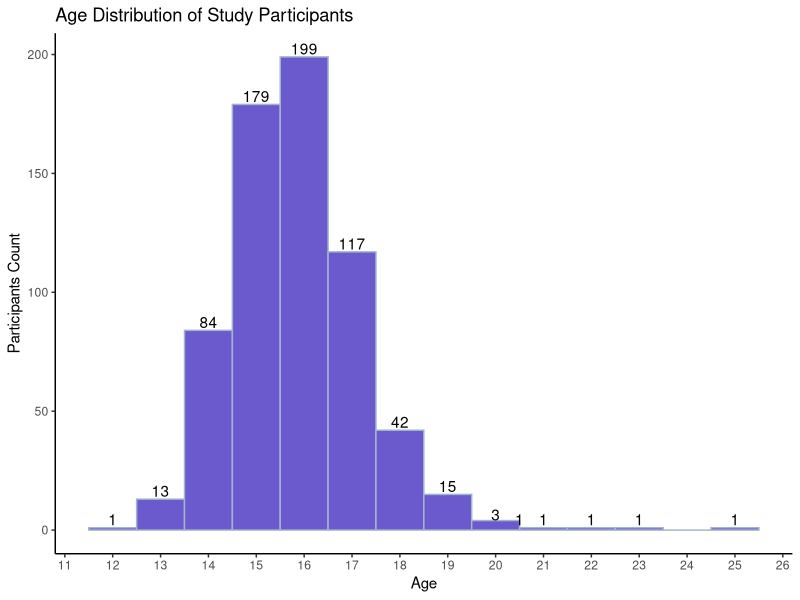
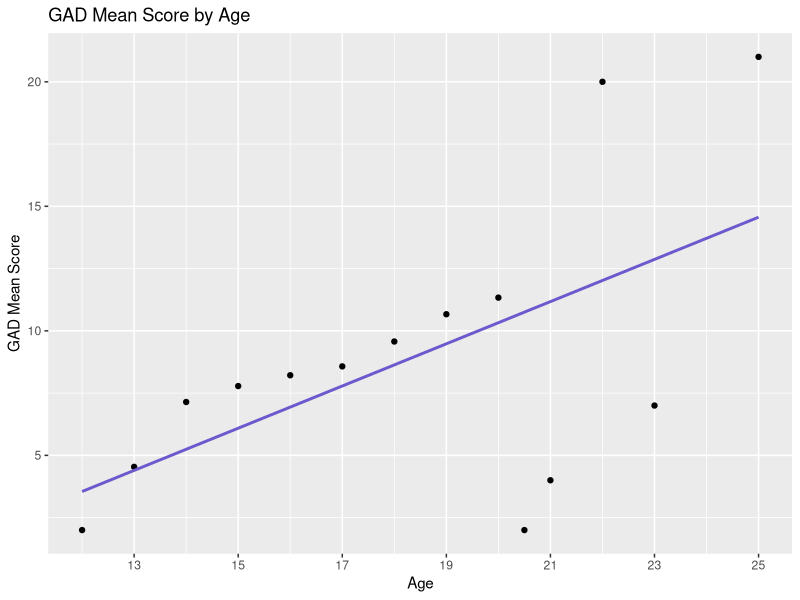
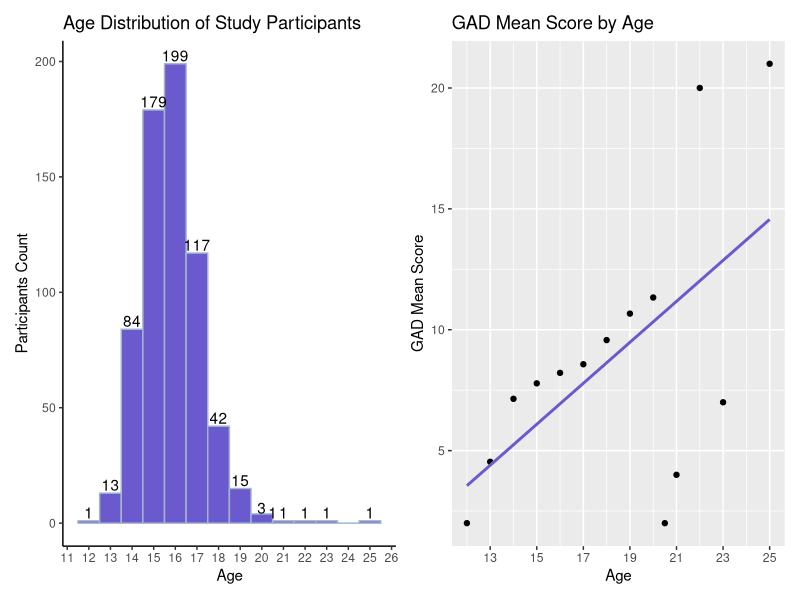
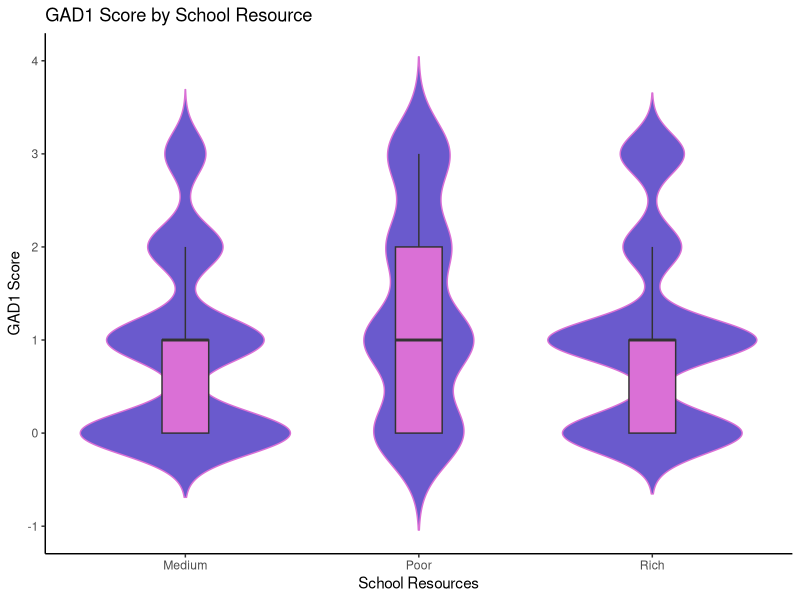
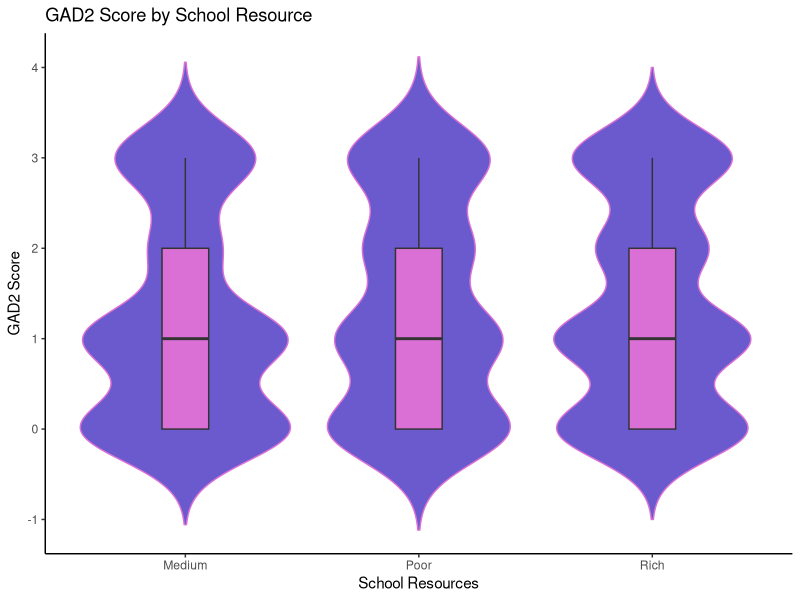
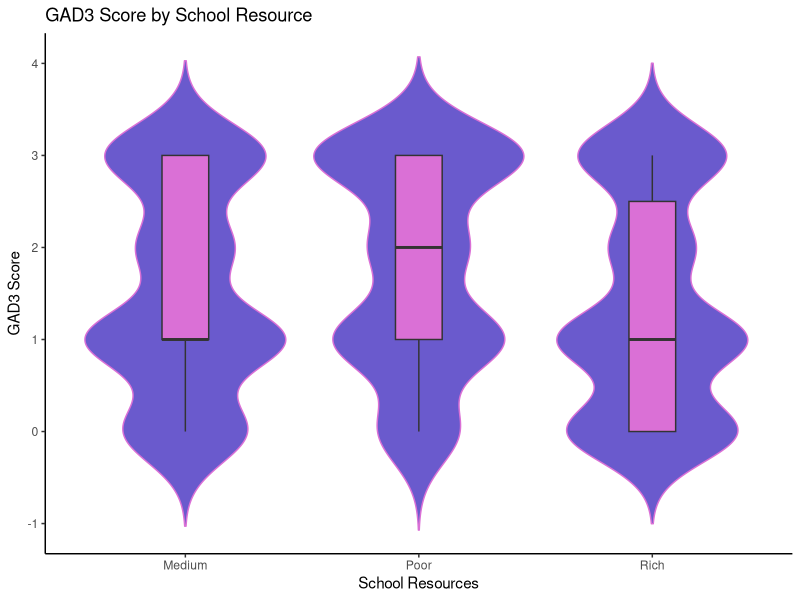
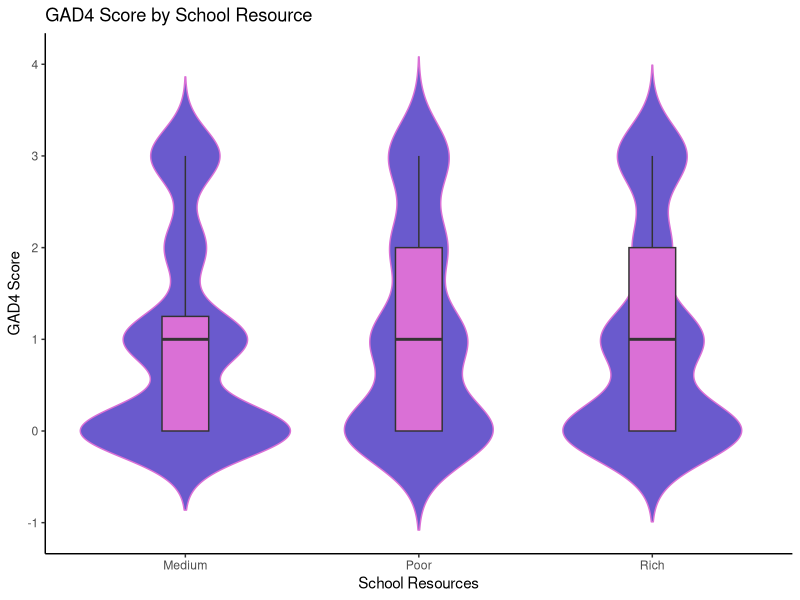
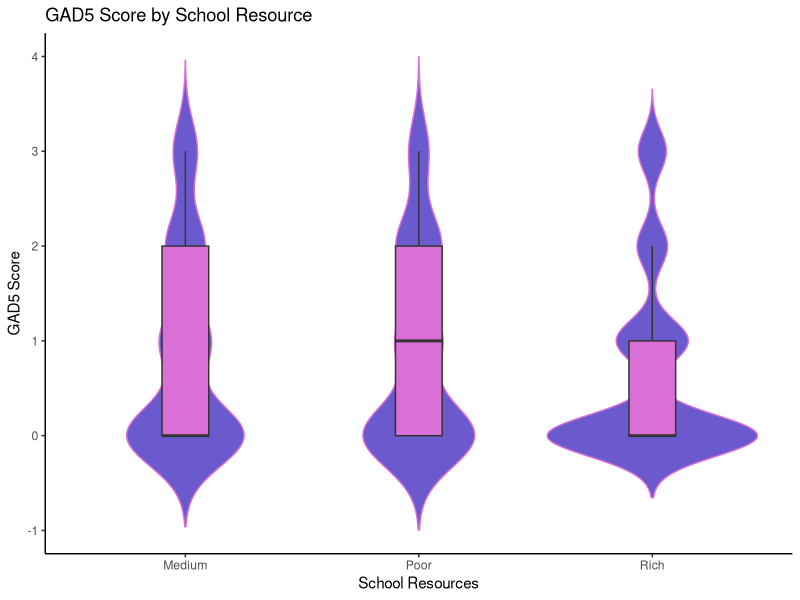

The R script that drew these images, in order:
## --- Exploratory Data Analysis ---##

## --- VARIABLES DEFINITION --- ##

# GAD - General Anxiety Disorder
      # Consists  of GAD1 - GAD7 ranging from 0-3
      # GAD-7 is the sum of GAD1:GAD7
      # Scores on the GAD-7 range from 0-21 with higher scores indicating more severe anxiety symptoms
  

# PHQ - The Patient Health Questionnaire-8 (PHQ-8)
      # A brief diagnostic measure for depression (Kroenke & Spitzer, 2002)
      # PHQ-8 is the sum of PHQ1:PHQ8
      # PHQ-8 scores range from 0-24 with higher scores indicating more severe depressive symptoms

# MSSS - Multidimensional Scale of Perceived Social Support
      # Assesses self-reported social support
      # MSSS-12 is the sum of MSSS1:MSSS12
      # has three subscales, which each address a different source of social support:
      # Family, friends, and a significant other


# EDA steps

# 1. Data Cleaning

# 2. Descriptive Statistics

# 3. Calculating overall GAD, PHQ and MSSS mean.

# 4. Calculating the GAD, PHQ and MSSS means within each demographic setting, i.e Age, Gender, Tribe etc.

# 5. Visualizing the data to help understand the research question
  

# Load required libraries
library(readr)      # reads the excel file
library(dplyr)      # data manipulation
library(ggplot2)    # Plots the data
library(scales)     # attaches percentages to plots
library(patchwork)  # combines plots

# Load and explore the required dataset

shamiri_data <- read.csv("shamiri_imputed_dataset.csv",
                         header = TRUE)                 # 658 observations of 33 variables

str(shamiri_data)     # View structure of the imputed dataset


# 1. Data Cleaning

which(is.na(shamiri_data))        # Missing data check

which(duplicated(shamiri_data))   # duplicates check

# check for outliers
# GAD and PHQ range = 0:3
# MSSS range = 0:12

# Create is.outlier function  to check values outside the required range
# This function checks whether the variables are within the expected ranges

is.outlier <- function(data, coef=1.5){
  
  # select the columns needed
  selected_cols1 <- c("GAD1", "GAD2", "GAD3", "GAD4", "GAD5", "GAD6", "GAD7",
                     "PHQ1", "PHQ2", "PHQ3", "PHQ4", "PHQ5", "PHQ6", "PHQ7", "PHQ8")
  selected_cols2 <-  c("MSSS1","MSSS2", "MSSS3", "MSSS4", "MSSS5", "MSSS6", "MSSS7", "MSSS8", "MSSS9", "MSSS10", "MSSS11", "MSSS12")
  
  # initialize the list to store the outliers
  outlier_list <- NULL
  
  
  for (i in selected_cols1){
    x <- data[[i]]

    outliers <- x < 0 | x > 3
    outlier_list[[i]]<- outliers
  }
  
  for (i in selected_cols2){
    x <- data[[i]]
    
    outliers <- x < 0 | x > 12
    outlier_list[[i]]<- outliers
  }
  
  return(outlier_list)
  
}

# Print the results

outlier_results <- is.outlier(shamiri_data)

selected_cols1 <- c("GAD1", "GAD2", "GAD3", "GAD4", "GAD5", "GAD6", "GAD7",
                   "PHQ1", "PHQ2", "PHQ3", "PHQ4", "PHQ5", "PHQ6", "PHQ7", "PHQ8")

selected_cols2 <-  c("MSSS1","MSSS2", "MSSS3", "MSSS4", "MSSS5", "MSSS6", "MSSS7", "MSSS8", "MSSS9", "MSSS10", "MSSS11", "MSSS12")


for (i in selected_cols1){
  cat("Outliers in", i, ":",
      which(outlier_results[[i]]), "\n")
}


for (i in selected_cols2){
  cat("Outliers in", i, ":",
      which(outlier_results[[i]]), "\n")
}


# PHQ3 rows to check - they showed outliers presence

filtered <- shamiri_data[shamiri_data$PHQ3 < 0 | shamiri_data$PHQ3 > 3, ]
filtered$PHQ3


# Add Age_group variable for grouping the Ages

shamiri_data$Age_group <- ifelse(shamiri_data$Age < 15, "Less than 15 years",
                         ifelse(shamiri_data$Age >= 15 & shamiri_data$Age <= 18, "15 - 18 years", "More than 18 years"))





# 2. Descriptive Statistics

# Summary statistics for Age
summary(shamiri_data$Age)


# Frequency stastics for demographic variables
table(shamiri_data$Gender)
table(shamiri_data$Tribe)
table(shamiri_data$Age_group)
table(shamiri_data$School)
table(shamiri_data$School_Resources)
table(as_tibble(data.frame(shamiri_data$School, shamiri_data$School_Resources)))

# 2. Overall GAD, PHQ and MSSS means

# overall GAD mean score

shamiri_data <- shamiri_data %>%
  mutate(cum_sum_gad = rowSums(select(., GAD1:GAD7)))

overall_gad_mean <- mean(shamiri_data$cum_sum_gad, na.rm = TRUE)
overall_gad_mean


# Overall PHQ mean score

shamiri_data <- shamiri_data %>%
  mutate(cum_sum_phq = rowSums(select(., PHQ1:PHQ8)))

overall_phq_mean <- mean(shamiri_data$cum_sum_phq, na.rm = TRUE)
overall_phq_mean


#Overall MSSS mean score

shamiri_data <- shamiri_data %>%
  mutate(cum_sum_msss=rowSums(select(., MSSS1:MSSS12)))

overall_msss_mean <- mean(shamiri_data$cum_sum_msss,na.rm = TRUE)
overall_msss_mean


# 3.Calculating the GAD, PHQ and MSSS means within each demographic setting

# (i) Age

# Age distribution of study participants
summary(shamiri_data$Age)

# Histogram representation of the Age 

age_plot <- ggplot(shamiri_data, aes(x = Age)) +
  geom_histogram(binwidth = 1, fill = "slateblue", color = "lightsteelblue3") +
  scale_x_continuous(breaks = seq(11,26, by = 1)) +
  labs(title = "Age Distribution of Study Participants", y = "Participants Count") +
  geom_text(stat= "count", aes(label = after_stat(count)),
            vjust = -0.2, color = "black") +
  theme_classic()

age_plot


# Age vs GAD

# Mean GAD score by Age
AgeMeanGAD <- shamiri_data %>%
  group_by(Age) %>%
  summarize(meanGAD = mean(cum_sum_gad), meanPHQ = mean(cum_sum_phq), meanMSSS = mean(cum_sum_msss))
AgeMeanGAD 

 
# Scatter Plot
ageVsGad_plot <- ggplot(AgeMeanGAD, aes(x = Age, y = meanGAD)) +
  geom_point(size = 1.5, color = "black") +
  scale_x_continuous(breaks = seq(11,26, by = 2)) +
  geom_smooth(method = "lm", se = FALSE, size = 1, color = "slateblue") +
  labs(x = "Age", y = "GAD Mean Score", title = "GAD Mean Score by Age")

ageVsGad_plot




combined_age_plots <- age_plot + ageVsGad_plot
combined_age_plots


# (ii) School Resources

# Violin Plots for GAD1 to GAD7

# GAD1
Schl_ResVsGAD_plot1 <- ggplot(shamiri_data, aes(x = School_Resources, y = GAD1)) +
  geom_violin(fill = "slateblue", color = "orchid", trim = FALSE) +
  geom_boxplot(width = 0.2, fill = "orchid", outlier.shape = NA) +
  labs(x = "School Resources", y = "GAD1 Score", title = "GAD1 Score by School Resource") +
  theme_classic()

Schl_ResVsGAD_plot1

# GAD2
Schl_ResVsGAD_plot2 <- ggplot(shamiri_data, aes(x = School_Resources, y = GAD2)) +
  geom_violin(fill = "slateblue", color = "orchid", trim = FALSE) +
  geom_boxplot(width = 0.2, fill = "orchid", outlier.shape = NA) +
  labs(x = "School Resources", y = "GAD2 Score", title = "GAD2 Score by School Resource") +
  theme_classic() 

Schl_ResVsGAD_plot2

# GAD3
Schl_ResVsGAD_plot3 <- ggplot(shamiri_data, aes(x = School_Resources, y = GAD3)) +
  geom_violin(fill = "slateblue", color = "orchid", trim = FALSE) +
  geom_boxplot(width = 0.2, fill = "orchid", outlier.shape = NA) +
  labs(x = "School Resources", y = "GAD3 Score", title = "GAD3 Score by School Resource") +
  theme_classic()


Schl_ResVsGAD_plot3

# GAD4
Schl_ResVsGAD_plot4 <- ggplot(shamiri_data, aes(x = School_Resources, y = GAD4)) +
  geom_violin(fill = "slateblue", color = "orchid", trim = FALSE) +
  geom_boxplot(width = 0.2, fill = "orchid", outlier.shape = NA) +
  labs(x = "School Resources", y = "GAD4 Score", title = "GAD4 Score by School Resource") +
  theme_classic()

Schl_ResVsGAD_plot4

# GAD5
Schl_ResVsGAD_plot5 <- ggplot(shamiri_data, aes(x = School_Resources, y = GAD5)) +
  geom_violin(fill = "slateblue", color = "orchid", trim = FALSE) +
  geom_boxplot(width = 0.2, fill = "orchid", outlier.shape = NA) +
  labs(x = "School Resources", y = "GAD5 Score", title = "GAD5 Score by School Resource") +
  theme_classic()

Schl_ResVsGAD_plot5

# GAD6
Schl_ResVsGAD_plot6 <- ggplot(shamiri_data, aes(x = School_Resources, y = GAD6)) +
  geom_violin(fill = "slateblue", color = "orchid", trim = FALSE) +
  geom_boxplot(width = 0.2, fill = "orchid", outlier.shape = NA) +
  labs(x = "School Resources", y = "GAD6 Score", title = "GAD6 Score by School Resource") +
  theme_classic()

Schl_ResVsGAD_plot6

# GAD7
Schl_ResVsGAD_plot7 <- ggplot(shamiri_data, aes(x = School_Resources, y = GAD7)) +
  geom_violin(fill = "slateblue", color = "orchid", trim = FALSE) +
  geom_boxplot(width = 0.2, fill = "orchid", outlier.shape = NA) +
  labs(x = "School Resources", y = "GAD7 Score", title = "GAD7 Score by School Resource") +
  theme_classic()

Schl_ResVsGAD_plot7

# Mean GAD by School Resources
Schl_ResMeanGAD <- shamiri_data %>%
  group_by(School_Resources) %>%
  summarize(meanGAD = mean(cum_sum_gad), meanPHQ = mean(cum_sum_phq), meanMSSS = mean(cum_sum_msss))
Schl_ResMeanGAD

# Bar Plot
Schl_ResVsMeanGAD_plot <- ggplot(Schl_ResMeanGAD, aes(x = School_Resources, y = meanGAD, fill = School_Resources)) +
  geom_bar(stat = "identity", width = 0.8, color = "black") +
  labs(x = "School Resources", y = "Mean GAD Score", title = "Mean GAD Scores by School Resources") +
  scale_fill_manual(values = c("slateblue", "navyblue", "lightblue")) +
  theme_classic()

Schl_ResVsMeanGAD_plot

# Combine the GAD plots by School Resources
combined_Schl_ResPlots <- Schl_ResVsGAD_plot1 + Schl_ResVsGAD_plot2 + Schl_ResVsGAD_plot3 + Schl_ResVsGAD_plot4 +
  Schl_ResVsGAD_plot5 + Schl_ResVsGAD_plot6 + Schl_ResVsGAD_plot7 + plot_annotation(title = "Combined Violing Plots by School Resources")
combined_Schl_ResPlots


